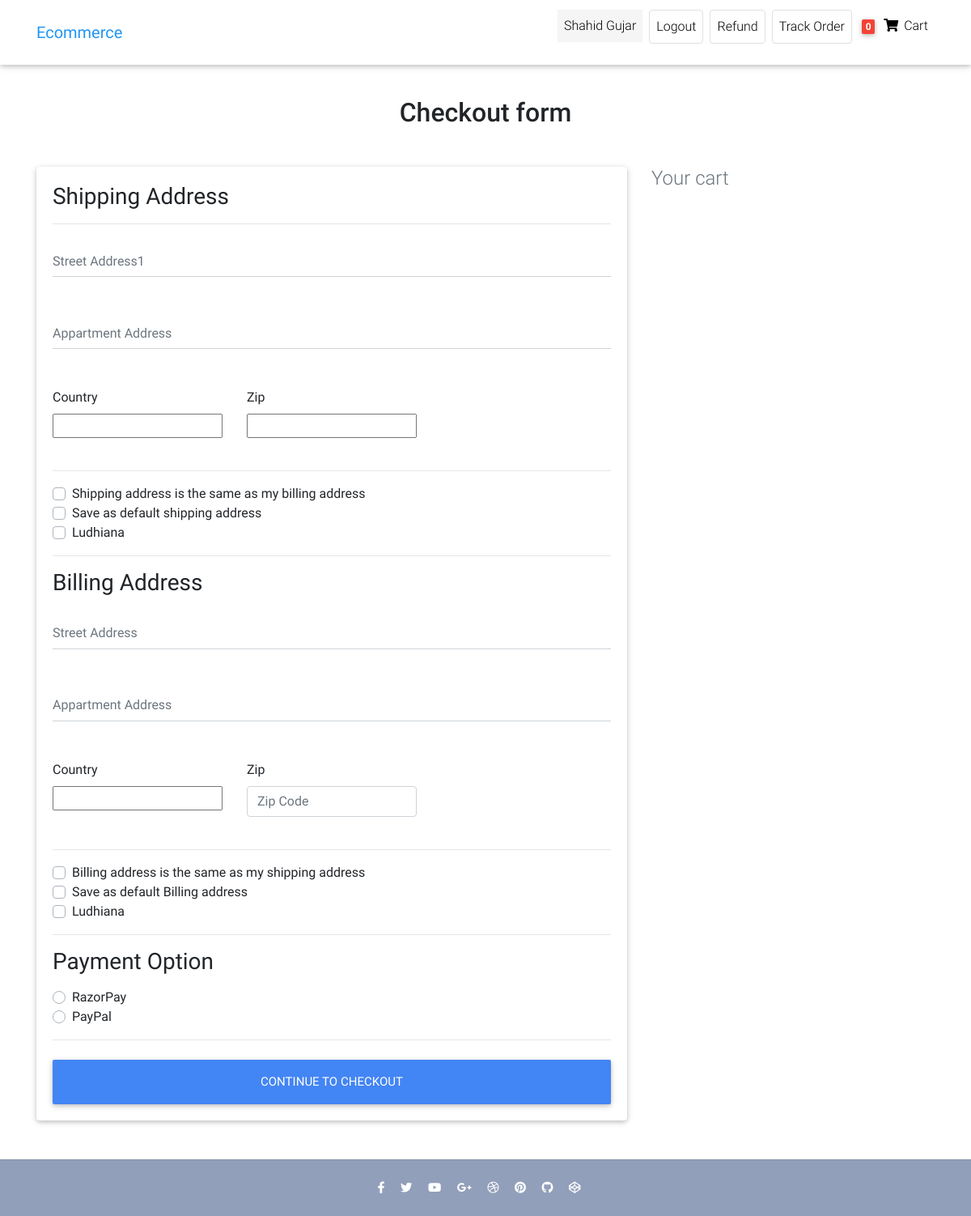
Before: /checkout/ (signed in) with the older database file.
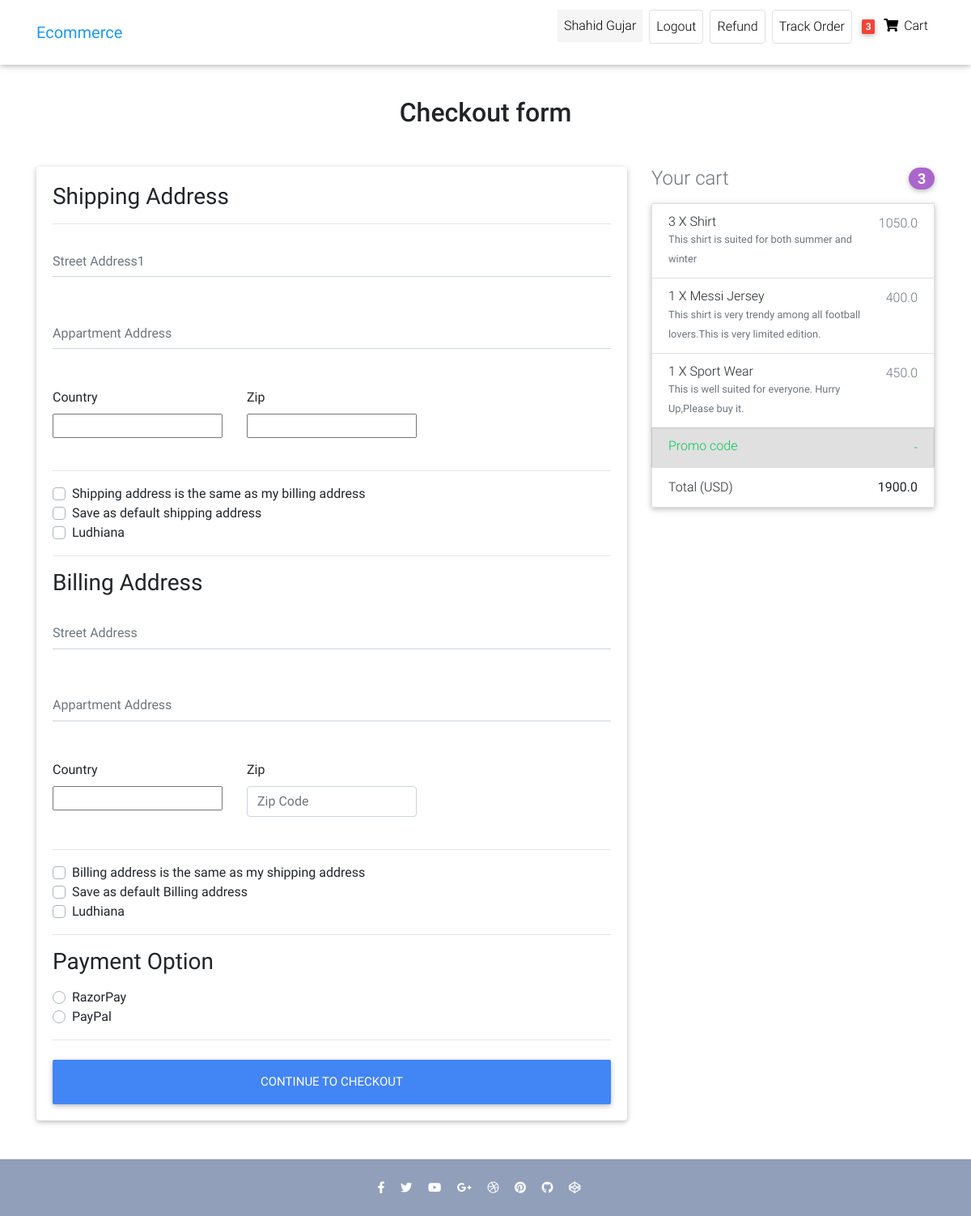
After: the same page with the newer database file.
### front/models.py (models this page shows, shortened)
class Customer(AbstractUser):#Users is customer here
    phone=models.CharField(max_length=12,default="")
    gender=models.CharField(max_length=15,default="")
    user_address=models.CharField(max_length=50,default="")

class Order(models.Model):
    user=models.ForeignKey(Customer,on_delete=models.CASCADE)
    ref_code=models.CharField(max_length=20,blank=True,null=True)
    items=models.ManyToManyField(OrderItem)
    start_date = models.DateTimeField(auto_now_add=True)
    ordered_date=models.DateField()
    ordered=models.BooleanField(default=False)#it check whether has been ordered or not
    billing_address=models.ForeignKey('Address',related_name='billing_address',on_delete=models.SET_NULL,blank=True,null=True)
    shipping_address=models.ForeignKey('Address',related_name='shipping_address',on_delete=models.SET_NULL,blank=True,null=True)
    payment_detail=models.ForeignKey('Payments',on_delete=models.SET_NULL,blank=True,null=True)
    coupon=models.ForeignKey('Coupon',on_delete=models.SET_NULL,blank=True,null=True)
    being_delivered=models.BooleanField(default=False)#deliver hogaya
    received=models.BooleanField(default=False)#order hmne receive karliya
    order_status=models.CharField(choices=status,max_length=10,default='Pe')
    refund_requested=models.BooleanField(default=False)
    refund_granted=models.BooleanField(default=False)
    def total_amount(self):
        total=0
        for order_item in self.items.all():
            total += order_item.get_final_price()
        if self.coupon:
            total-=self.coupon.amount
        return total

class OrderItem(models.Model):
    user=models.ForeignKey(Customer,on_delete=models.CASCADE,null=True,blank=True)
    ordered=models.BooleanField(default=False)
    item=models.ForeignKey(Item,on_delete=models.CASCADE)
    quantity=models.IntegerField(default=1)
    def get_total_item_price(self):
        totalprice=self.item.price * self.quantity
        return totalprice
    def get_total_item_discount_price(self):
        if self.item.discount_price:
            totalprice=self.item.discount_price * self.quantity
            return totalprice
        else:
            return self.get_total_item_price()
    def get_final_price(self):
        if self.get_total_item_discount_price():
            return self.get_total_item_discount_price()
        return self.get_total_item_price()

class Item(models.Model):
    title=models.CharField(max_length=50)
    price=models.FloatField()
    discount_price=models.FloatField(blank=True,null=True)
    category=models.CharField(choices=CATEGORY_CHOICES,max_length=2)
    label=models.CharField(choices=LABEL_CHOICES,max_length=1)
    slug=models.SlugField()
    description=models.TextField()
    image=models.ImageField(upload_to='Images',null=True,blank=True)

### front/views.py (the view, shortened to what this page needs)
# urls.py: path('checkout/',CheckOutView.as_view(),name="check_out"),
class CheckOutView(LoginRequiredMixin,View):
    def get(self,*args,**kwargs):
        try:
            form=CheckoutForm()
            coupon=CouponForm()
            orders=Order.objects.filter(user=self.request.user,ordered=False)
            context={'form':form,'orders':orders,'coupon':coupon}
            shipping_address_qs=Address.objects.filter(
                user=self.request.user,
                address_type='S',
                default=True
            )
            if shipping_address_qs.exists():
                print("dsfdsd")
                print(f'shipping_address_qs={shipping_address_qs[0]}')
                context.update({'default_shipping_address':shipping_address_qs[0]})
            billing_address_qs=Address.objects.filter(
                user=self.request.user,
                address_type='B',
                default=True
            )
            if billing_address_qs.exists():
                print('test')
                print(f'billing_address_qs={billing_address_qs[0]}')
                context.update({'default_billing_address':billing_address_qs[0]})
            return render(self.request,'Ecommerce/checkout-page.html',context)
        except ObjectDoesNotExist:
            messages.info(self.request,"You donot have active order")
            return redirect("checkout")

### front/forms.py
class CouponForm(forms.Form):
    code=forms.CharField(max_length=30,widget=forms.TextInput(attrs={
        'class':'form-control',
        'placeholder':'Promo Code',
        'aria-label':'Recipient"s username',
        'aria-describedby':"basic-addon2"
        }))

### front/models.py (called while the page is built)
    def __str__(self):
        return self.user.username

### front/templatetags/cart_template_tags.py (called while the page is built)
@register.filter
def cart_item_count(user):
    if user.is_authenticated:
        qs=Order.objects.filter(user=user,ordered=False)
        if qs.exists():
            return qs[0].items.count()
    return 0

### front/templates/Ecommerce/checkout-page.html (shortened to what the changed rows need)
{% extends "Ecommerce/home-page.html" %}
{% load static %}
{% load cart_template_tags %}
{% load crispy_forms_tags %}
{% block head %}
    <link rel="stylesheet"
          href="https://use.fontawesome.com/releases/v5.11.2/css/all.css">
    <link href="{% static 'css/bootstrap.min.css' %}" rel="stylesheet">
    <link href="{% static 'css/mdb.min.css' %}" rel="stylesheet">
    <link href="{% static 'css/style.min.css' %}" rel="stylesheet">
{% endblock head %}
{% block body %}
    {% include 'Ecommerce/navbar.html' %}
    <main class="mt-5 pt-4">
        <div class="container wow fadeIn">
            <h2 class="my-5 h2 text-center">Checkout form</h2>
            <div class="row">
                <div class="col-md-8 mb-4">
                    <div class="card">
                        <form class="card-body" method="POST" action="{% url 'check_out' %}">
                            <div class="d-block my-3">
                                {% for value,name in form.fields.payment_option.choices %}
                                    <div class="custom-control custom-radio">
                                        <label class="custom-control-label" for="{{ name }}">{{ name }}</label>
                                    </div>
                                {% endfor %}
                            </div>
                        </form>
                    </div>
                </div>
                {% include 'Ecommerce/order_snippet.html' %}
            </div>
        </div>
    </main>
{% endblock body %}

### front/templates/Ecommerce/navbar.html (shortened to what this page needs)
{% load cart_template_tags %}
 <nav class="navbar fixed-top navbar-expand-lg navbar-light white scrolling-navbar">
    <div class="container">
      <a class="navbar-brand waves-effect" href="/" >
        <strong class="blue-text">Ecommerce</strong>
      </a>
      <div class="collapse navbar-collapse" id="navbarSupportedContent">
        <ul class="navbar-nav nav-flex-icons">
          {% if request.user.is_authenticated %}
          <li class="nav-item mx-1">
            <p class="nav-link  "
            style="background-color:whitesmoke;"
             >
              {{request.user.first_name}}
          </p>
          </li>
          <li class="nav-item mx-1">
            <a href="{% url 'account_logout' %}" class="nav-link border border-light rounded waves-effect"
             >
              Logout
            </a>
          </li>
          <li class="nav-item mx-1">
            <a href="{% url 'request-refund' %}" class="nav-link border border-light rounded waves-effect"
             >
              Refund
            </a>
          </li>
          <li class="nav-item mx-1">
            <a href="{% url 'track-order' %}" class="nav-link border border-light rounded waves-effect"
            >
              Track Order
            </a>
          </li>
          {% endif %}
          {% if user.is_authenticated %}
          <li class="nav-item">
            <a href="{% url 'order-summary' %}" class="nav-link waves-effect">
              <span class="badge red z-depth-1 mr-1"> {{request.user|cart_item_count}} </span>
              <i class="fas fa-shopping-cart"></i>
              <span class="clearfix d-none d-sm-inline-block"> Cart </span>
            </a>
          </li>
          {% endif %}
        </ul>
      </div>
    </div>
  </nav>

### front/templates/Ecommerce/order_snippet.html (shortened to what this page needs)
{% load crispy_forms_tags %}
<div class="col-md-4 mb-4">
    <h4 class="d-flex justify-content-between align-items-center mb-3">
        <span class="text-muted">Your cart</span> {% for order in orders %}
        <span class="badge badge-secondary badge-pill">{{order.items.count}}</span>
    </h4>
    <ul class="list-group mb-3 z-depth-1">
        {% for object in order.items.all %}
        <li class="list-group-item d-flex justify-content-between lh-condensed">
            <div>
                <h6 class="my-0">{{object.quantity}} X {{object.item.title}}</h6>
                <small class="text-muted">{{object.item.description}}</small>
            </div>
            <span class="text-muted">{{object.get_final_price}}</span>
        </li>
          {% endfor %}
          <li class="list-group-item d-flex justify-content-between bg-light">
            <div class="text-success">
              <h6 class="my-0">Promo code</h6>
            </div>
            <span class="text-success">-{{order.coupon.amount}}</span>
          </li>
          <li class="list-group-item d-flex justify-content-between">
            <span>Total (USD)</span>
            <strong>{{order.total_amount}}</strong>
          </li>
          {% endfor %}
    </ul>
</div>

Changed rows visible on the page:
changed Customer "Shahid Gujar": user|cart_item_count "0" → "3"
added Order: items.count "3", total_amount "1900.0"
now on this page (row unchanged): OrderItem: quantity "3", item "Shirt", item.description "This shirt is suited for both summer and winter", get_final_price "1050.0"
added OrderItem: quantity "1", item "Messi Jersey", item.description "This shirt is very trendy among all football lovers.This is very limited edition.", get_final_price "400.0"
added OrderItem: quantity "1", item "Sport Wear", item.description "This is well suited for everyone. Hurry Up,Please buy it.", get_final_price "450.0"
